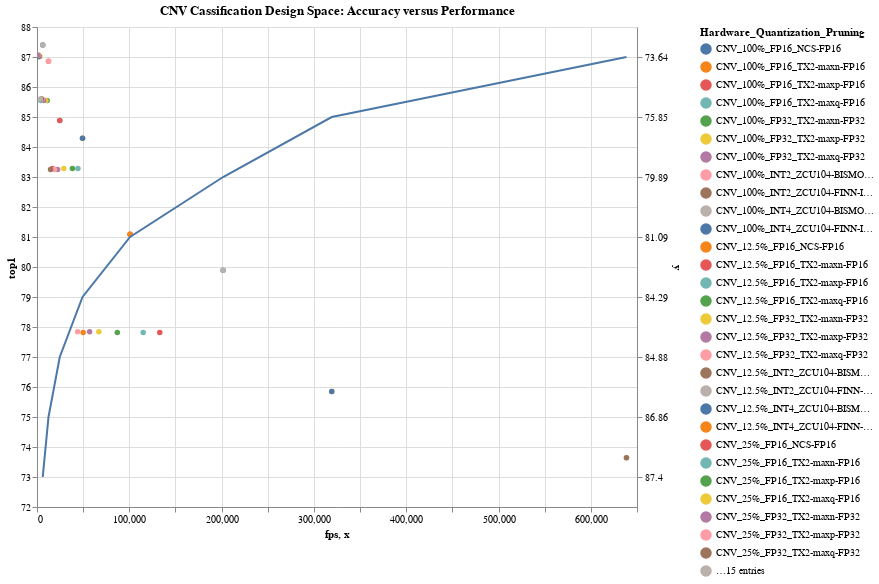

The notebook cell this image was saved under:
### Code cell
%run scripts/altair_plots.py  #run the plot script if it wasn't previously run
pareto_graph(df= cnv_df, 
             groupcol= 'net_prun_quant', 
             xcol= 'fps', 
             ycol= 'top1', 
             W= W, 
             H= H, 
             title= "CNV Cassification Design Space: Accuracy versus Performance")

### Figure 1 — Vega-Lite specification as saved in the notebook (floating-point values rounded to 4 significant figures)
{"config": {"view": {"continuousWidth": 400, "continuousHeight": 300}}, "layer": [{"data": {"name": "data-c67ababb63116ec77f9518adbe32e2d1"}, "mark": {"type": "line", "point": true}, "encoding": {"color": {"type": "nominal", "field": "net_prun_quant", "legend": {"columns": 1, "title": "Hardware_Quantization_Pruning"}}, "tooltip": [{"type": "nominal", "field": "net_prun_quant"}, {"type": "nominal", "field": "top1"}, {"type": "quantitative", "field": "fps"}], "x": {"type": "quantitative", "field": "fps"}, "y": {"type": "quantitative", "field": "top1", "scale": {"zero": false}}}, "selection": {"selector001": {"type": "interval", "bind": "scales", "encodings": ["x", "y"]}}}, {"data": {"name": "data-5eeac36542b94c86c4b60275f3f855d7"}, "mark": "line", "encoding": {"x": {"type": "quantitative", "field": "x"}, "y": {"type": "nominal", "field": "y", "scale": {"zero": false}}}}], "height": 480, "title": "CNV Cassification Design Space: Accuracy versus Performance", "width": 600, "$schema": "https://vega.github.io/schema/vega-lite/v4.0.2.json", "datasets": {"data-c67ababb63116ec77f9518adbe32e2d1": [{"net_prun_quant": "CNV_100%_INT2_ZCU104-FINN-INT2", "top1": "86.86", "fps": 12460.0}, {"net_prun_quant": "CNV_100%_INT2_ZCU104-BISMO-INT2", "top1": "86.86", "fps": 12460.0}, {"net_prun_quant": "CNV_50%_INT2_ZCU104-FINN-INT2", "top1": "84.29", "fps": 49330.0}, {"net_prun_quant": "CNV_50%_INT2_ZCU104-BISMO-INT2", "top1": "84.29", "fps": 49330.0}, {"net_prun_quant": "CNV_25%_INT2_ZCU104-FINN-INT2", "top1": "79.89", "fps": 201600.0}, {"net_prun_quant": "CNV_25%_INT2_ZCU104-BISMO-INT2", "top1": "79.89", "fps": 201600.0}, {"net_prun_quant": "CNV_12.5%_INT2_ZCU104-FINN-INT2", "top1": "73.64", "fps": 638600.0}, {"net_prun_quant": "CNV_12.5%_INT2_ZCU104-BISMO-INT2", "top1": "73.64", "fps": 638600.0}, {"net_prun_quant": "CNV_100%_INT4_ZCU104-FINN-INT4", "top1": "87.4", "fps": 6229.0}, {"net_prun_quant": "CNV_100%_INT4_ZCU104-BISMO-INT4", "top1": "87.4", "fps": 6229.0}, {"net_prun_quant": "CNV_50%_INT4_ZCU104-FINN-INT4", "top1": "84.88", "fps": 24670.0}, {"net_prun_quant": "CNV_50%_INT4_ZCU104-BISMO-INT4", "top1": "84.88", "fps": 24670.0}, {"net_prun_quant": "CNV_25%_INT4_ZCU104-FINN-INT4", "top1": "81.09", "fps": 100800.0}, {"net_prun_quant": "CNV_25%_INT4_ZCU104-BISMO-INT4", "top1": "81.09", "fps": 100800.0}, {"net_prun_quant": "CNV_12.5%_INT4_ZCU104-FINN-INT4", "top1": "75.85", "fps": 319300.0}, {"net_prun_quant": "CNV_12.5%_INT4_ZCU104-BISMO-INT4", "top1": "75.85", "fps": 319300.0}, {"net_prun_quant": "CNV_100%_FP16_TX2-maxn-FP16", "top1": "87.02", "fps": 2830.0}, {"net_prun_quant": "CNV_100%_FP16_TX2-maxp-FP16", "top1": "87.02", "fps": 2447.0}, {"net_prun_quant": "CNV_100%_FP16_TX2-maxq-FP16", "top1": "87.02", "fps": 1851.0}, {"net_prun_quant": "CNV_100%_FP16_NCS-FP16", "top1": "87.02", "fps": 1038.0}, {"net_prun_quant": "CNV_50%_FP16_TX2-maxn-FP16", "top1": "85.55", "fps": 11080.0}, {"net_prun_quant": "CNV_50%_FP16_TX2-maxp-FP16", "top1": "85.55", "fps": 9583.0}, {"net_prun_quant": "CNV_50%_FP16_TX2-maxq-FP16", "top1": "85.55", "fps": 7250.0}, {"net_prun_quant": "CNV_50%_FP16_NCS-FP16", "top1": "85.55", "fps": 4111.0}, {"net_prun_quant": "CNV_25%_FP16_TX2-maxn-FP16", "top1": "83.28", "fps": 44330.0}, {"net_prun_quant": "CNV_25%_FP16_TX2-maxp-FP16", "top1": "83.28", "fps": 38330.0}, {"net_prun_quant": "CNV_25%_FP16_TX2-maxq-FP16", "top1": "83.28", "fps": 29000.0}, {"net_prun_quant": "CNV_25%_FP16_NCS-FP16", "top1": "83.28", "fps": 16670.0}, {"net_prun_quant": "CNV_12.5%_FP16_TX2-maxn-FP16", "top1": "77.82", "fps": 133000.0}, {"net_prun_quant": "CNV_12.5%_FP16_TX2-maxp-FP16", "top1": "77.82", "fps": 115000.0}, {"net_prun_quant": "CNV_12.5%_FP16_TX2-maxq-FP16", "top1": "77.82", "fps": 87000.0}, {"net_prun_quant": "CNV_12.5%_FP16_NCS-FP16", "top1": "77.82", "fps": 50000.0}, {"net_prun_quant": "CNV_100%_FP32_TX2-maxn-FP32", "top1": "87.06", "fps": 1426.0}, {"net_prun_quant": "CNV_100%_FP32_TX2-maxp-FP32", "top1": "87.06", "fps": 1213.0}, {"net_prun_quant": "CNV_100%_FP32_TX2-maxq-FP32", "top1": "87.06", "fps": 936.2}, {"net_prun_quant": "CNV_50%_FP32_TX2-maxn-FP32", "top1": "85.6", "fps": 5583.0}, {"net_prun_quant": "CNV_50%_FP32_TX2-maxp-FP32", "top1": "85.6", "fps": 4750.0}, {"net_prun_quant": "CNV_50%_FP32_TX2-maxq-FP32", "top1": "85.6", "fps": 3667.0}, {"net_prun_quant": "CNV_25%_FP32_TX2-maxn-FP32", "top1": "83.25", "fps": 22330.0}, {"net_prun_quant": "CNV_25%_FP32_TX2-maxp-FP32", "top1": "83.25", "fps": 19000.0}, {"net_prun_quant": "CNV_25%_FP32_TX2-maxq-FP32", "top1": "83.25", "fps": 14670.0}, {"net_prun_quant": "CNV_12.5%_FP32_TX2-maxn-FP32", "top1": "77.84", "fps": 67000.0}, {"net_prun_quant": "CNV_12.5%_FP32_TX2-maxp-FP32", "top1": "77.84", "fps": 57000.0}, {"net_prun_quant": "CNV_12.5%_FP32_TX2-maxq-FP32", "top1": "77.84", "fps": 44000.0}], "data-5eeac36542b94c86c4b60275f3f855d7": [{"x": 6229.0, "y": "87.4", "group": "CNV_100%_INT4_ZCU104-BISMO-INT4"}, {"x": 12460.0, "y": "86.86", "group": "CNV_100%_INT2_ZCU104-FINN-INT2"}, {"x": 24670.0, "y": "84.88", "group": "CNV_50%_INT4_ZCU104-FINN-INT4"}, {"x": 49330.0, "y": "84.29", "group": "CNV_50%_INT2_ZCU104-BISMO-INT2"}, {"x": 100800.0, "y": "81.09", "group": "CNV_25%_INT4_ZCU104-FINN-INT4"}, {"x": 201600.0, "y": "79.89", "group": "CNV_25%_INT2_ZCU104-BISMO-INT2"}, {"x": 319300.0, "y": "75.85", "group": "CNV_12.5%_INT4_ZCU104-BISMO-INT4"}, {"x": 638600.0, "y": "73.64", "group": "CNV_12.5%_INT2_ZCU104-FINN-INT2"}]}}
